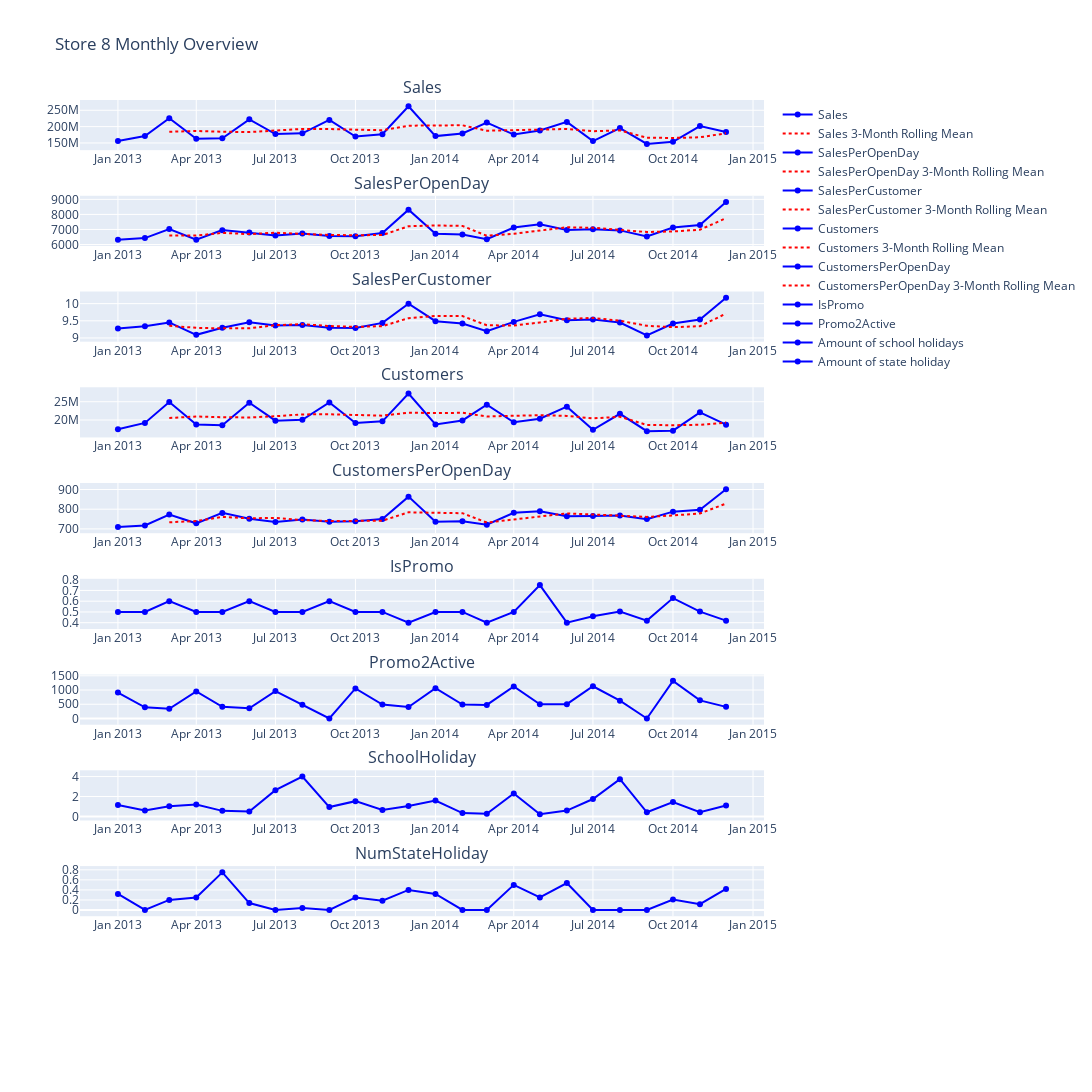

Notebook code for this chart:
### Markdown cell above
#### KPIs

### Code cell
rolling_mean_window = 3
import warnings

# Suppress all warnings in the current cell
with warnings.catch_warnings():
	warnings.simplefilter("ignore")
	# Calculate the rolling mean for the last X Months for each column
	monthly_summary['Sales_rolling_mean'] = monthly_summary['Sales'].rolling(window=rolling_mean_window).mean()
	monthly_summary['SalesPerOpenDay_rolling_mean'] = monthly_summary['SalesPerOpenDay'].rolling(window=rolling_mean_window).mean()
	monthly_summary['SalesPerCustomer_rolling_mean'] = monthly_summary['SalesPerCustomer'].rolling(window=rolling_mean_window).mean()
	monthly_summary['Customers_rolling_mean'] = monthly_summary['Customers'].rolling(window=rolling_mean_window).mean()
	monthly_summary['CustomersPerOpenDay_rolling_mean'] = monthly_summary['CustomersPerOpenDay'].rolling(window=rolling_mean_window).mean()

# Create a subplot grid
fig = make_subplots(rows=10, cols=1, subplot_titles=('Sales', 'SalesPerOpenDay', 'SalesPerCustomer', 'Customers', 'CustomersPerOpenDay', 'IsPromo', 'Promo2Active', 'SchoolHoliday', 'NumStateHoliday'))

# Add the original and rolling mean plots to the subplot grid
# Sales
fig.add_trace(go.Scatter(x=monthly_summary['Date'], y=monthly_summary['Sales'], mode='lines+markers', name='Sales', line=dict(color='blue')), row=1, col=1)
fig.add_trace(go.Scatter(x=monthly_summary['Date'], y=monthly_summary['Sales_rolling_mean'], mode='lines', name=f'Sales {rolling_mean_window}-Month Rolling Mean', line=dict(dash='dot', color='red')), row=1, col=1)
    
# SalesPerOpenDay
fig.add_trace(go.Scatter(x=monthly_summary['Date'], y=monthly_summary['SalesPerOpenDay'], mode='lines+markers', name='SalesPerOpenDay', line=dict(color='blue')), row=2, col=1)
fig.add_trace(go.Scatter(x=monthly_summary['Date'], y=monthly_summary['SalesPerOpenDay_rolling_mean'], mode='lines', name=f'SalesPerOpenDay {rolling_mean_window}-Month Rolling Mean', line=dict(dash='dot', color='red')), row=2, col=1)

# SalesPerCustomer
fig.add_trace(go.Scatter(x=monthly_summary['Date'], y=monthly_summary['SalesPerCustomer'], mode='lines+markers', name='SalesPerCustomer', line=dict(color='blue')), row=3, col=1)
fig.add_trace(go.Scatter(x=monthly_summary['Date'], y=monthly_summary['SalesPerCustomer_rolling_mean'], mode='lines', name=f'SalesPerCustomer {rolling_mean_window}-Month Rolling Mean', line=dict(dash='dot', color='red')), row=3, col=1)

# Customers
fig.add_trace(go.Scatter(x=monthly_summary['Date'], y=monthly_summary['Customers'], mode='lines+markers', name='Customers', line=dict(color='blue')), row=4, col=1)
fig.add_trace(go.Scatter(x=monthly_summary['Date'], y=monthly_summary['Customers_rolling_mean'], mode='lines', name=f'Customers {rolling_mean_window}-Month Rolling Mean', line=dict(dash='dot', color='red')), row=4, col=1)

# CustomersPerOpenDay
fig.add_trace(go.Scatter(x=monthly_summary['Date'], y=monthly_summary['CustomersPerOpenDay'], mode='lines+markers', name='CustomersPerOpenDay', line=dict(color='blue')), row=5, col=1)
fig.add_trace(go.Scatter(x=monthly_summary['Date'], y=monthly_summary['CustomersPerOpenDay_rolling_mean'], mode='lines', name=f'CustomersPerOpenDay {rolling_mean_window}-Month Rolling Mean', line=dict(dash='dot', color='red')), row=5, col=1)

# IsPromo
fig.add_trace(go.Scatter(x=monthly_summary['Date'], y=monthly_summary['IsPromo'], mode='lines+markers', name='IsPromo', line=dict(color='blue')), row=6, col=1)

# Promo2Active
fig.add_trace(go.Scatter(x=monthly_summary['Date'], y=monthly_summary['Promo2Active'], mode='lines+markers', name='Promo2Active', line=dict(color='blue')), row=7, col=1)

# SchoolHoliday
fig.add_trace(go.Scatter(x=monthly_summary['Date'], y=monthly_summary['SchoolHoliday'], mode='lines+markers', name='Amount of school holidays', line=dict(color='blue')), row=8, col=1)

# NumStateHoliday
fig.add_trace(go.Scatter(x=monthly_summary['Date'], y=monthly_summary['NumStateHoliday'], mode='lines+markers', name='Amount of state holiday', line=dict(color='blue')), row=9, col=1)

# Update layout (set layout properties and show the legend)
fig.update_layout(height=1800, width=1400, title_text=f"Store {StoreId} Monthly Overview", showlegend=True)

# Show the figure
fig.show()

### Figure 1 — Plotly figure (JSON) as saved in the notebook; plotly's stock layout.template omitted (floating-point values rounded to 4 significant figures)
{"data": [{"line": {"color": "blue"}, "mode": "lines+markers", "name": "Sales", "type": "scatter", "x": ["2013-01-01T00:00:00", "2013-02-01T00:00:00", "2013-03-01T00:00:00", "2013-04-01T00:00:00", "2013-05-01T00:00:00", "2013-06-01T00:00:00", "2013-07-01T00:00:00", "2013-08-01T00:00:00", "2013-09-01T00:00:00", "2013-10-01T00:00:00", "2013-11-01T00:00:00", "2013-12-01T00:00:00", "2014-01-01T00:00:00", "2014-02-01T00:00:00", "2014-03-01T00:00:00", "2014-04-01T00:00:00", "2014-05-01T00:00:00", "2014-06-01T00:00:00", "2014-07-01T00:00:00", "2014-08-01T00:00:00", "2014-09-01T00:00:00", "2014-10-01T00:00:00", "2014-11-01T00:00:00", "2014-12-01T00:00:00"], "xaxis": "x", "y": [155822491, 171439913, 225584447, 162826157, 164459743, 222258946, 177186601, 179511866, 220581129, 169568267, 176642089, 262267436, 170941159, 178888670, 212531555, 175641832, 187919646, 214478138, 155587445, 195362339, 147074094, 153323056, 201663369, 183267832], "yaxis": "y"}, {"line": {"color": "red", "dash": "dot"}, "mode": "lines", "name": "Sales 3-Month Rolling Mean", "type": "scatter", "x": ["2013-01-01T00:00:00", "2013-02-01T00:00:00", "2013-03-01T00:00:00", "2013-04-01T00:00:00", "2013-05-01T00:00:00", "2013-06-01T00:00:00", "2013-07-01T00:00:00", "2013-08-01T00:00:00", "2013-09-01T00:00:00", "2013-10-01T00:00:00", "2013-11-01T00:00:00", "2013-12-01T00:00:00", "2014-01-01T00:00:00", "2014-02-01T00:00:00", "2014-03-01T00:00:00", "2014-04-01T00:00:00", "2014-05-01T00:00:00", "2014-06-01T00:00:00", "2014-07-01T00:00:00", "2014-08-01T00:00:00", "2014-09-01T00:00:00", "2014-10-01T00:00:00", "2014-11-01T00:00:00", "2014-12-01T00:00:00"], "xaxis": "x", "y": [null, null, 184300000.0, 186616839, 184300000.0, 183200000.0, 187968430, 193000000.0, 192426532, 189900000.0, 188930495, 202800000.0, 203300000.0, 204000000.0, 187500000.0, 189000000.0, 192031011, 192679872, 186000000.0, 188475974, 166000000.0, 165253163, 167400000.0, 179400000.0], "yaxis": "y"}, {"line": {"color": "blue"}, "mode": "lines+markers", "name": "SalesPerOpenDay", "type": "scatter", "x": ["2013-01-01T00:00:00", "2013-02-01T00:00:00", "2013-03-01T00:00:00", "2013-04-01T00:00:00", "2013-05-01T00:00:00", "2013-06-01T00:00:00", "2013-07-01T00:00:00", "2013-08-01T00:00:00", "2013-09-01T00:00:00", "2013-10-01T00:00:00", "2013-11-01T00:00:00", "2013-12-01T00:00:00", "2014-01-01T00:00:00", "2014-02-01T00:00:00", "2014-03-01T00:00:00", "2014-04-01T00:00:00", "2014-05-01T00:00:00", "2014-06-01T00:00:00", "2014-07-01T00:00:00", "2014-08-01T00:00:00", "2014-09-01T00:00:00", "2014-10-01T00:00:00", "2014-11-01T00:00:00", "2014-12-01T00:00:00"], "xaxis": "x2", "y": [6323.0, 6428.0, 7034.0, 6325.0, 6956.0, 6792.0, 6602.0, 6725.0, 6571.0, 6556.0, 6769.0, 8313.0, 6723.0, 6671.0, 6349.0, 7127.0, 7345.0, 6968.0, 7021.0, 6939.0, 6535.0, 7125.0, 7296.0, 8823.0], "yaxis": "y2"}, {"line": {"color": "red", "dash": "dot"}, "mode": "lines", "name": "SalesPerOpenDay 3-Month Rolling Mean", "type": "scatter", "x": ["2013-01-01T00:00:00", "2013-02-01T00:00:00", "2013-03-01T00:00:00", "2013-04-01T00:00:00", "2013-05-01T00:00:00", "2013-06-01T00:00:00", "2013-07-01T00:00:00", "2013-08-01T00:00:00", "2013-09-01T00:00:00", "2013-10-01T00:00:00", "2013-11-01T00:00:00", "2013-12-01T00:00:00", "2014-01-01T00:00:00", "2014-02-01T00:00:00", "2014-03-01T00:00:00", "2014-04-01T00:00:00", "2014-05-01T00:00:00", "2014-06-01T00:00:00", "2014-07-01T00:00:00", "2014-08-01T00:00:00", "2014-09-01T00:00:00", "2014-10-01T00:00:00", "2014-11-01T00:00:00", "2014-12-01T00:00:00"], "xaxis": "x2", "y": [null, null, 6595.0, 6595.0, 6772.0, 6691.0, 6783.0, 6706.0, 6633.0, 6617.0, 6632.0, 7213.0, 7268.0, 7236.0, 6581.0, 6716.0, 6940.0, 7147.0, 7111.0, 6976.0, 6832.0, 6866.0, 6985.0, 7748.0], "yaxis": "y2"}, {"line": {"color": "blue"}, "mode": "lines+markers", "name": "SalesPerCustomer", "type": "scatter", "x": ["2013-01-01T00:00:00", "2013-02-01T00:00:00", "2013-03-01T00:00:00", "2013-04-01T00:00:00", "2013-05-01T00:00:00", "2013-06-01T00:00:00", "2013-07-01T00:00:00", "2013-08-01T00:00:00", "2013-09-01T00:00:00", "2013-10-01T00:00:00", "2013-11-01T00:00:00", "2013-12-01T00:00:00", "2014-01-01T00:00:00", "2014-02-01T00:00:00", "2014-03-01T00:00:00", "2014-04-01T00:00:00", "2014-05-01T00:00:00", "2014-06-01T00:00:00", "2014-07-01T00:00:00", "2014-08-01T00:00:00", "2014-09-01T00:00:00", "2014-10-01T00:00:00", "2014-11-01T00:00:00", "2014-12-01T00:00:00"], "xaxis": "x3", "y": [9.273, 9.342, 9.452, 9.09, 9.295, 9.456, 9.366, 9.38, 9.299, 9.292, 9.439, 9.999, 9.489, 9.422, 9.198, 9.467, 9.691, 9.516, 9.539, 9.448, 9.074, 9.42, 9.538, 10.17], "yaxis": "y3"}, {"line": {"color": "red", "dash": "dot"}, "mode": "lines", "name": "SalesPerCustomer 3-Month Rolling Mean", "type": "scatter", "x": ["2013-01-01T00:00:00", "2013-02-01T00:00:00", "2013-03-01T00:00:00", "2013-04-01T00:00:00", "2013-05-01T00:00:00", "2013-06-01T00:00:00", "2013-07-01T00:00:00", "2013-08-01T00:00:00", "2013-09-01T00:00:00", "2013-10-01T00:00:00", "2013-11-01T00:00:00", "2013-12-01T00:00:00", "2014-01-01T00:00:00", "2014-02-01T00:00:00", "2014-03-01T00:00:00", "2014-04-01T00:00:00", "2014-05-01T00:00:00", "2014-06-01T00:00:00", "2014-07-01T00:00:00", "2014-08-01T00:00:00", "2014-09-01T00:00:00", "2014-10-01T00:00:00", "2014-11-01T00:00:00", "2014-12-01T00:00:00"], "xaxis": "x3", "y": [null, null, 9.356, 9.295, 9.279, 9.28, 9.372, 9.401, 9.348, 9.324, 9.343, 9.577, 9.642, 9.637, 9.369, 9.362, 9.452, 9.558, 9.582, 9.501, 9.354, 9.314, 9.344, 9.709], "yaxis": "y3"}, {"line": {"color": "blue"}, "mode": "lines+markers", "name": "Customers", "type": "scatter", "x": ["2013-01-01T00:00:00", "2013-02-01T00:00:00", "2013-03-01T00:00:00", "2013-04-01T00:00:00", "2013-05-01T00:00:00", "2013-06-01T00:00:00", "2013-07-01T00:00:00", "2013-08-01T00:00:00", "2013-09-01T00:00:00", "2013-10-01T00:00:00", "2013-11-01T00:00:00", "2013-12-01T00:00:00", "2014-01-01T00:00:00", "2014-02-01T00:00:00", "2014-03-01T00:00:00", "2014-04-01T00:00:00", "2014-05-01T00:00:00", "2014-06-01T00:00:00", "2014-07-01T00:00:00", "2014-08-01T00:00:00", "2014-09-01T00:00:00", "2014-10-01T00:00:00", "2014-11-01T00:00:00", "2014-12-01T00:00:00"], "xaxis": "x4", "y": [17471528, 19190788, 24932037, 18786879, 18548458, 24743960, 19817907, 20041589, 24802086, 19152547, 19621628, 27246184, 18795045, 19877420, 24203426, 19372490, 20348898, 23645641, 17310332, 21694856, 16933782, 17066442, 22088849, 18727587], "yaxis": "y4"}, {"line": {"color": "red", "dash": "dot"}, "mode": "lines", "name": "Customers 3-Month Rolling Mean", "type": "scatter", "x": ["2013-01-01T00:00:00", "2013-02-01T00:00:00", "2013-03-01T00:00:00", "2013-04-01T00:00:00", "2013-05-01T00:00:00", "2013-06-01T00:00:00", "2013-07-01T00:00:00", "2013-08-01T00:00:00", "2013-09-01T00:00:00", "2013-10-01T00:00:00", "2013-11-01T00:00:00", "2013-12-01T00:00:00", "2014-01-01T00:00:00", "2014-02-01T00:00:00", "2014-03-01T00:00:00", "2014-04-01T00:00:00", "2014-05-01T00:00:00", "2014-06-01T00:00:00", "2014-07-01T00:00:00", "2014-08-01T00:00:00", "2014-09-01T00:00:00", "2014-10-01T00:00:00", "2014-11-01T00:00:00", "2014-12-01T00:00:00"], "xaxis": "x4", "y": [null, null, 20531451, 20970000.0, 20760000.0, 20693099, 21036775, 21530000.0, 21550000.0, 21332074, 21192087, 22010000.0, 21887619, 21972883, 20960000.0, 21151112, 21310000.0, 21122343, 20434957, 20880000.0, 18650000.0, 18570000.0, 18700000.0, 19290000.0], "yaxis": "y4"}, {"line": {"color": "blue"}, "mode": "lines+markers", "name": "CustomersPerOpenDay", "type": "scatter", "x": ["2013-01-01T00:00:00", "2013-02-01T00:00:00", "2013-03-01T00:00:00", "2013-04-01T00:00:00", "2013-05-01T00:00:00", "2013-06-01T00:00:00", "2013-07-01T00:00:00", "2013-08-01T00:00:00", "2013-09-01T00:00:00", "2013-10-01T00:00:00", "2013-11-01T00:00:00", "2013-12-01T00:00:00", "2014-01-01T00:00:00", "2014-02-01T00:00:00", "2014-03-01T00:00:00", "2014-04-01T00:00:00", "2014-05-01T00:00:00", "2014-06-01T00:00:00", "2014-07-01T00:00:00", "2014-08-01T00:00:00", "2014-09-01T00:00:00", "2014-10-01T00:00:00", "2014-11-01T00:00:00", "2014-12-01T00:00:00"], "xaxis": "x5", "y": [709.9, 717.8, 773.2, 728.3, 781.2, 751.2, 735.5, 747.3, 736.6, 738.8, 749.7, 863.8, 736.4, 739.0, 721.0, 781.8, 789.9, 764.0, 765.4, 767.7, 749.6, 787.6, 797.4, 901.1], "yaxis": "y5"}, {"line": {"color": "red", "dash": "dot"}, "mode": "lines", "name": "CustomersPerOpenDay 3-Month Rolling Mean", "type": "scatter", "x": ["2013-01-01T00:00:00", "2013-02-01T00:00:00", "2013-03-01T00:00:00", "2013-04-01T00:00:00", "2013-05-01T00:00:00", "2013-06-01T00:00:00", "2013-07-01T00:00:00", "2013-08-01T00:00:00", "2013-09-01T00:00:00", "2013-10-01T00:00:00", "2013-11-01T00:00:00", "2013-12-01T00:00:00", "2014-01-01T00:00:00", "2014-02-01T00:00:00", "2014-03-01T00:00:00", "2014-04-01T00:00:00", "2014-05-01T00:00:00", "2014-06-01T00:00:00", "2014-07-01T00:00:00", "2014-08-01T00:00:00", "2014-09-01T00:00:00", "2014-10-01T00:00:00", "2014-11-01T00:00:00", "2014-12-01T00:00:00"], "xaxis": "x5", "y": [null, null, 733.6, 739.7, 760.9, 753.6, 756.0, 744.7, 739.8, 740.9, 741.7, 784.1, 783.3, 779.7, 732.1, 747.3, 764.2, 778.6, 773.1, 765.7, 760.9, 768.3, 778.2, 828.7], "yaxis": "y5"}, {"line": {"color": "blue"}, "mode": "lines+markers", "name": "IsPromo", "type": "scatter", "x": ["2013-01-01T00:00:00", "2013-02-01T00:00:00", "2013-03-01T00:00:00", "2013-04-01T00:00:00", "2013-05-01T00:00:00", "2013-06-01T00:00:00", "2013-07-01T00:00:00", "2013-08-01T00:00:00", "2013-09-01T00:00:00", "2013-10-01T00:00:00", "2013-11-01T00:00:00", "2013-12-01T00:00:00", "2014-01-01T00:00:00", "2014-02-01T00:00:00", "2014-03-01T00:00:00", "2014-04-01T00:00:00", "2014-05-01T00:00:00", "2014-06-01T00:00:00", "2014-07-01T00:00:00", "2014-08-01T00:00:00", "2014-09-01T00:00:00", "2014-10-01T00:00:00", "2014-11-01T00:00:00", "2014-12-01T00:00:00"], "xaxis": "x6", "y": [0.5, 0.5, 0.6, 0.5, 0.5, 0.6, 0.5, 0.5, 0.6, 0.5, 0.5, 0.4, 0.5, 0.5, 0.4, 0.5, 0.75, 0.4, 0.4596, 0.5031, 0.4193, 0.6289, 0.5031, 0.4193], "yaxis": "y6"}, {"line": {"color": "blue"}, "mode": "lines+markers", "name": "Promo2Active", "type": "scatter", "x": ["2013-01-01T00:00:00", "2013-02-01T00:00:00", "2013-03-01T00:00:00", "2013-04-01T00:00:00", "2013-05-01T00:00:00", "2013-06-01T00:00:00", "2013-07-01T00:00:00", "2013-08-01T00:00:00", "2013-09-01T00:00:00", "2013-10-01T00:00:00", "2013-11-01T00:00:00", "2013-12-01T00:00:00", "2014-01-01T00:00:00", "2014-02-01T00:00:00", "2014-03-01T00:00:00", "2014-04-01T00:00:00", "2014-05-01T00:00:00", "2014-06-01T00:00:00", "2014-07-01T00:00:00", "2014-08-01T00:00:00", "2014-09-01T00:00:00", "2014-10-01T00:00:00", "2014-11-01T00:00:00", "2014-12-01T00:00:00"], "xaxis": "x7", "y": [912, 392, 339, 952, 408, 359, 964, 484, 0, 1056, 487, 400, 1064, 488, 477, 1124, 500, 504, 1132, 625, 0, 1324, 637, 408], "yaxis": "y7"}, {"line": {"color": "blue"}, "mode": "lines+markers", "name": "Amount of school holidays", "type": "scatter", "x": ["2013-01-01T00:00:00", "2013-02-01T00:00:00", "2013-03-01T00:00:00", "2013-04-01T00:00:00", "2013-05-01T00:00:00", "2013-06-01T00:00:00", "2013-07-01T00:00:00", "2013-08-01T00:00:00", "2013-09-01T00:00:00", "2013-10-01T00:00:00", "2013-11-01T00:00:00", "2013-12-01T00:00:00", "2014-01-01T00:00:00", "2014-02-01T00:00:00", "2014-03-01T00:00:00", "2014-04-01T00:00:00", "2014-05-01T00:00:00", "2014-06-01T00:00:00", "2014-07-01T00:00:00", "2014-08-01T00:00:00", "2014-09-01T00:00:00", "2014-10-01T00:00:00", "2014-11-01T00:00:00", "2014-12-01T00:00:00"], "xaxis": "x8", "y": [1.142, 0.6049, 1.02, 1.193, 0.5626, 0.5051, 2.632, 3.997, 0.9399, 1.535, 0.6556, 1.058, 1.598, 0.3379, 0.2789, 2.302, 0.2262, 0.59, 1.75, 3.731, 0.4211, 1.45, 0.4282, 1.108], "yaxis": "y8"}, {"line": {"color": "blue"}, "mode": "lines+markers", "name": "Amount of state holiday", "type": "scatter", "x": ["2013-01-01T00:00:00", "2013-02-01T00:00:00", "2013-03-01T00:00:00", "2013-04-01T00:00:00", "2013-05-01T00:00:00", "2013-06-01T00:00:00", "2013-07-01T00:00:00", "2013-08-01T00:00:00", "2013-09-01T00:00:00", "2013-10-01T00:00:00", "2013-11-01T00:00:00", "2013-12-01T00:00:00", "2014-01-01T00:00:00", "2014-02-01T00:00:00", "2014-03-01T00:00:00", "2014-04-01T00:00:00", "2014-05-01T00:00:00", "2014-06-01T00:00:00", "2014-07-01T00:00:00", "2014-08-01T00:00:00", "2014-09-01T00:00:00", "2014-10-01T00:00:00", "2014-11-01T00:00:00", "2014-12-01T00:00:00"], "xaxis": "x9", "y": [0.3191, 0, 0.2, 0.25, 0.75, 0.1374, 0, 0.04036, 0, 0.25, 0.1841, 0.4, 0.3193, 0, 0, 0.5, 0.25, 0.5374, 0, 0, 0, 0.2096, 0.115, 0.4193], "yaxis": "y9"}], "layout": {"annotations": [{"font": {"size": 16}, "showarrow": false, "text": "Sales", "x": 0.5, "xanchor": "center", "xref": "paper", "y": 1, "yanchor": "bottom", "yref": "paper"}, {"font": {"size": 16}, "showarrow": false, "text": "SalesPerOpenDay", "x": 0.5, "xanchor": "center", "xref": "paper", "y": 0.895, "yanchor": "bottom", "yref": "paper"}, {"font": {"size": 16}, "showarrow": false, "text": "SalesPerCustomer", "x": 0.5, "xanchor": "center", "xref": "paper", "y": 0.79, "yanchor": "bottom", "yref": "paper"}, {"font": {"size": 16}, "showarrow": false, "text": "Customers", "x": 0.5, "xanchor": "center", "xref": "paper", "y": 0.685, "yanchor": "bottom", "yref": "paper"}, {"font": {"size": 16}, "showarrow": false, "text": "CustomersPerOpenDay", "x": 0.5, "xanchor": "center", "xref": "paper", "y": 0.58, "yanchor": "bottom", "yref": "paper"}, {"font": {"size": 16}, "showarrow": false, "text": "IsPromo", "x": 0.5, "xanchor": "center", "xref": "paper", "y": 0.475, "yanchor": "bottom", "yref": "paper"}, {"font": {"size": 16}, "showarrow": false, "text": "Promo2Active", "x": 0.5, "xanchor": "center", "xref": "paper", "y": 0.37, "yanchor": "bottom", "yref": "paper"}, {"font": {"size": 16}, "showarrow": false, "text": "SchoolHoliday", "x": 0.5, "xanchor": "center", "xref": "paper", "y": 0.265, "yanchor": "bottom", "yref": "paper"}, {"font": {"size": 16}, "showarrow": false, "text": "NumStateHoliday", "x": 0.5, "xanchor": "center", "xref": "paper", "y": 0.16, "yanchor": "bottom", "yref": "paper"}], "height": 1800, "showlegend": true, "title": {"text": "Store 8 Monthly Overview"}, "width": 1400, "xaxis": {"anchor": "y", "domain": [0, 1]}, "xaxis10": {"anchor": "y10", "domain": [0, 1]}, "xaxis2": {"anchor": "y2", "domain": [0, 1]}, "xaxis3": {"anchor": "y3", "domain": [0, 1]}, "xaxis4": {"anchor": "y4", "domain": [0, 1]}, "xaxis5": {"anchor": "y5", "domain": [0, 1]}, "xaxis6": {"anchor": "y6", "domain": [0, 1]}, "xaxis7": {"anchor": "y7", "domain": [0, 1]}, "xaxis8": {"anchor": "y8", "domain": [0, 1]}, "xaxis9": {"anchor": "y9", "domain": [0, 1]}, "yaxis": {"anchor": "x", "domain": [0.945, 1]}, "yaxis10": {"anchor": "x10", "domain": [0, 0.055]}, "yaxis2": {"anchor": "x2", "domain": [0.84, 0.895]}, "yaxis3": {"anchor": "x3", "domain": [0.735, 0.79]}, "yaxis4": {"anchor": "x4", "domain": [0.63, 0.685]}, "yaxis5": {"anchor": "x5", "domain": [0.525, 0.58]}, "yaxis6": {"anchor": "x6", "domain": [0.42, 0.475]}, "yaxis7": {"anchor": "x7", "domain": [0.315, 0.37]}, "yaxis8": {"anchor": "x8", "domain": [0.21, 0.265]}, "yaxis9": {"anchor": "x9", "domain": [0.105, 0.16]}}}
